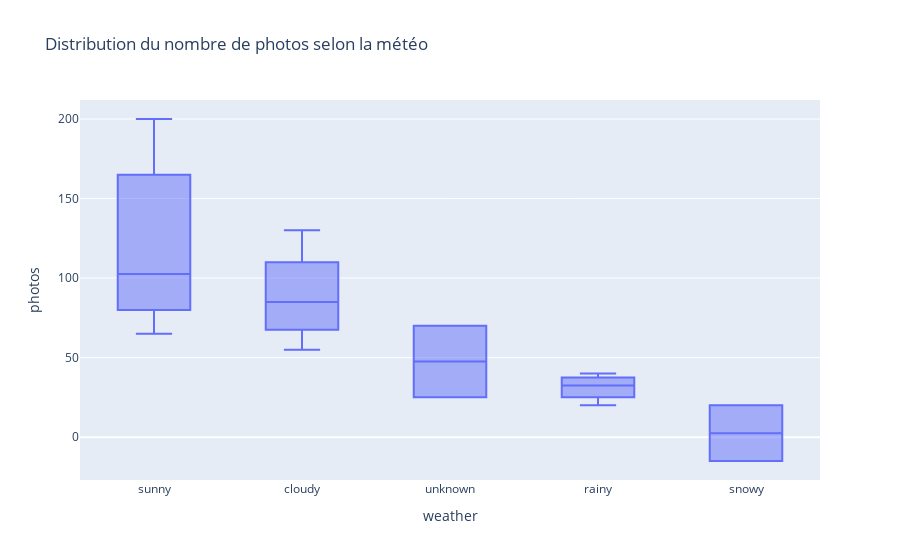

Write notebook code for a chart like this one.
### Markdown cell above
**TODO**

- Créer un diagramme en boîte (box plot) pour visualiser la répartition du nombre de photos selon la météo
- Afficher le graphique
- Quelles conclusions tirez-vous de ce graphe ?

### Code cell
# Diagramme en boîte pour visualiser la répartition du nombre de photos selon la météo
fig = px.box(df, x="weather", y="photos", title="Distribution du nombre de photos selon la météo")

# Afficher le graphique
fig.show()
# Conclusion : Certaines météos favorisent plus de photos (ex : sunny).

### Figure 1 — Plotly figure (JSON) as saved in the notebook; plotly's stock layout.template omitted (floating-point values rounded to 4 significant figures)
{"data": [{"alignmentgroup": "True", "hovertemplate": "weather=%{x}<br>photos=%{y}<extra></extra>", "legendgroup": "", "marker": {"color": "#636efa"}, "name": "", "notched": false, "offsetgroup": "", "orientation": "v", "showlegend": false, "type": "box", "x": ["sunny", "cloudy", "cloudy", "sunny", "unknown", "sunny", "sunny", "rainy", "sunny", "rainy", "rainy", "cloudy", "cloudy", "sunny", "unknown", "sunny", "sunny", "rainy", "snowy", "snowy"], "x0": " ", "xaxis": "x", "y": [150, 130, 80, 95, 25, 75, 200, 30, 180, 40, 20, 55, 90, 85, 70, 65, 110, 35, -15, 20], "y0": " ", "yaxis": "y"}], "layout": {"boxmode": "group", "legend": {"tracegroupgap": 0}, "title": {"text": "Distribution du nombre de photos selon la météo"}, "xaxis": {"anchor": "y", "domain": [0, 1], "title": {"text": "weather"}}, "yaxis": {"anchor": "x", "domain": [0, 1], "title": {"text": "photos"}}}}
